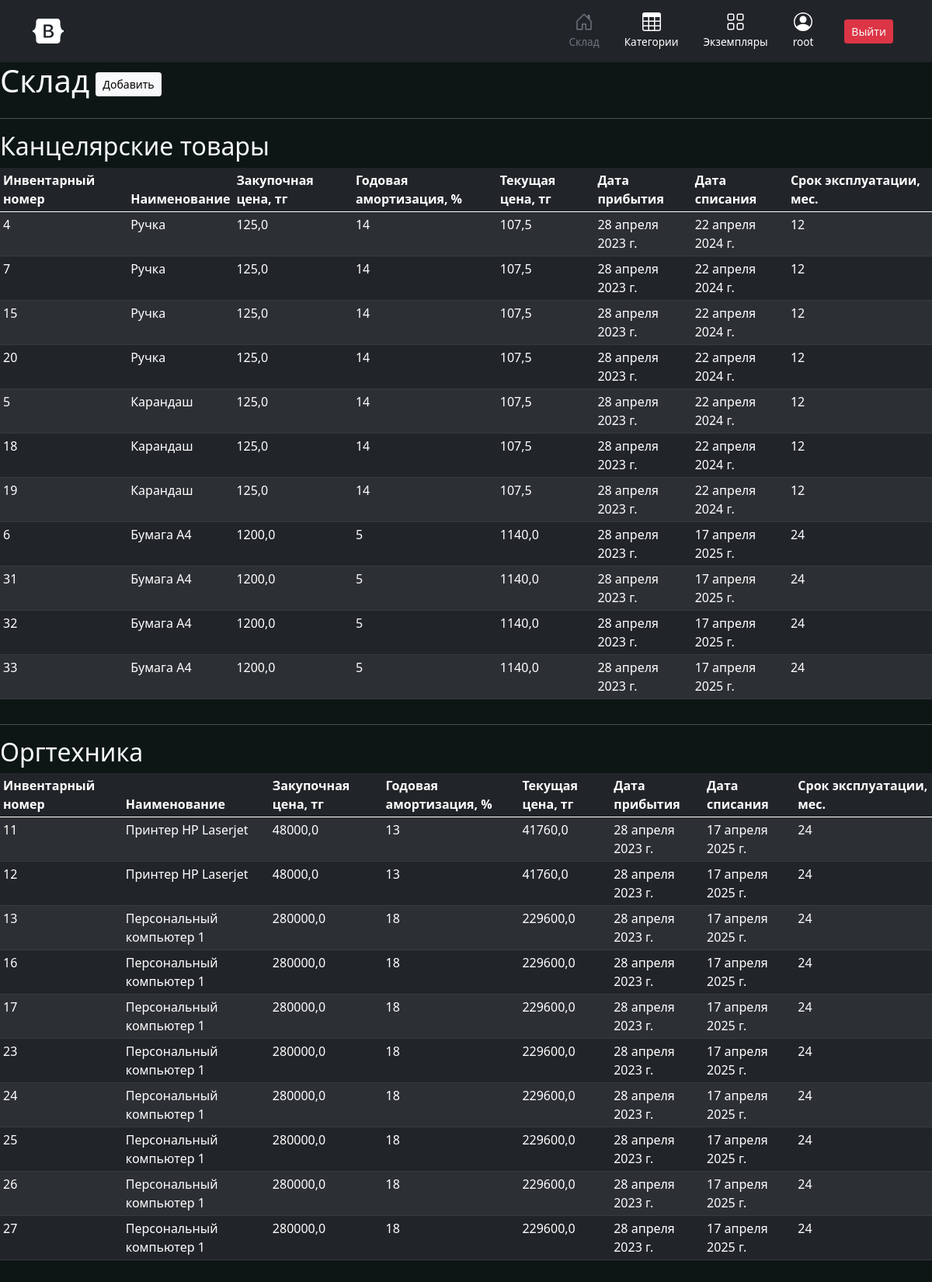
Screenshot of / (signed in, upper part) with the database file from the repository.
### users/models.py (models this page shows, shortened)
class CustomUser(AbstractUser):
    pass

### audit/models.py (models this page shows, shortened)
class Category(models.Model):
    name = models.CharField(unique=True, max_length=60)
    description = models.TextField()
    def __str__(self):
        return self.name

class Storage(models.Model):
    item = models.ForeignKey(to=Item, on_delete=models.CASCADE)
    receive_date = models.DateField(auto_now_add=True)
    expiration_date = models.DateField()
    current_price = models.FloatField(default=0.0)

class Item(models.Model):
    name = models.CharField(max_length=60)
    category = models.ForeignKey(to=Category, on_delete=models.CASCADE)
    price = models.FloatField()
    amortization = models.IntegerField()
    is_monthly_amortizations = models.BooleanField(default=False)
    operation_life = models.IntegerField()
    def __str__(self):
        return self.name

### users/views.py (the view)
# urls.py: path('', home, name='home'),
@login_required(login_url="login/")
def home(request):
    if request.method == 'POST':
        for _ in range(int(request.POST['amount'])):
            form = audit_forms.StorageForm(request.POST)
            if form.is_valid():
                form.save()
        return redirect('home')
    cats = {}
    categories = audit_models.Category.objects.all()
    for cat in categories:
        objs = audit_models.Storage.objects.filter(item__category=cat)
        cats[str(cat)] = objs
    context = {
        'form': audit_forms.StorageForm,
        'cats': cats
    }
    return render(request, 'home.html', context)

### templates/home.html (shortened to what this page needs)
{% extends 'base.html' %}
{% block content %}
  <div class="d-flex  align-items-center">
    <h1>Склад</h1>
    <div class="ms-2"><button class="btn btn-sm btn-light" type="button" data-bs-toggle="collapse" data-bs-target="#collapseExample" aria-expanded="false" aria-controls="collapseExample">
      Добавить
    </button></div>
  </div>
  {% for cat, items in cats.items %}
<hr color="white">
  <h2>{{cat}}</h2>
    <div class="table-responsive">
        <table class="table table-striped table-dark table-sm">
          <thead>
            <tr>
              <th scope="col">Инвентарный номер</th>
              <th scope="col">Наименование</th>
              <th scope="col">Закупочная цена, тг</th>
              <th scope="col">Годовая амортизация, %</th>
              <th scope="col">Текущая цена, тг</th>
              <th scope="col">Дата прибытия</th>
              <th scope="col">Дата списания</th>
              <th scope="col">Срок эксплуатации, мес.</th>
            </tr>
          </thead>
          <tbody>
            {% for i in items %}
          <tr>
            <td>{{ i.pk }}</td>
            <td>{{ i.item.name }}</td>
            <td>{{ i.item.price }}</td>
            <td>{{ i.item.amortization }}</td>
            <td>{{ i.current_price }}</td>
            <td>{{ i.receive_date }}</td>
            <td>{{ i.expiration_date }}</td>
            <td>{{ i.item.operation_life }}</td>
          </tr>
          {% endfor %}
          </tbody>
        </table>
      </div>
  {% endfor %}
{% endblock %}

### templates/base.html (shortened to what this page needs)
<!DOCTYPE html>
<html>
<head>
    <link href="https://cdn.jsdelivr.net/npm/bootstrap@5.0.2/dist/css/bootstrap.min.css" rel="stylesheet"
>
</head>
<body style="background-color:#0d1615;">
<main>
    <header>
        <div class="px-3 py-2 bg-dark">
            <div class="container">
                <div class="d-flex flex-wrap align-items-center justify-content-center justify-content-lg-start">
                    <a href="/"
                       class="d-flex align-items-center my-2 my-lg-0 me-lg-auto text-white text-decoration-none">
                        <svg class="bi me-2" width="40" height="32" role="img" aria-label="Bootstrap">
                            <use xlink:href="#bootstrap"/>
                        </svg>
                    </a>
                    <ul class="nav col-12 col-lg-auto my-2 justify-content-center my-md-0 text-small">
                        <li>
                            <a href="{% url 'home' %}" class="nav-link text-secondary">
                                <svg class="bi d-block mx-auto mb-1" width="24" height="24">
                                    <use xlink:href="#home"/>
                                </svg>
                                Склад
                            </a>
                        </li>
                        <li>
                            <a href="{% url 'categories' %}" class="nav-link text-white">
                                <svg class="bi d-block mx-auto mb-1" width="24" height="24">
                                    <use xlink:href="#table"/>
                                </svg>
                                Категории
                            </a>
                        </li>
                        <li>
                            <a href="{% url 'items' %}" class="nav-link text-white">
                                <svg class="bi d-block mx-auto mb-1" width="24" height="24">
                                    <use xlink:href="#grid"/>
                                </svg>
                                Экземпляры
                            </a>
                        </li>
                        <li>
                            <a href="#" class="nav-link text-white">
                                <svg class="bi d-block mx-auto mb-1" width="24" height="24">
                                    <use xlink:href="#people-circle"/>
                                </svg>
                                {% if user.is_authenticated %}
                                  {{ user.username }}
                                {% else %}
                                  Войдите в аккаунт
                                {% endif %}
                            </a>
                        </li>
                        <li class="ms-4 d-flex align-items-center justify-content-center">
                            <div>
                                {% if user.is_authenticated %}
                              <a class="btn btn-sm btn-danger text-light me-2" href="{% url 'logout' %}">Выйти</a>
                            {% else %}
                              <a class="btn btn-sm btn-light text-dark me-2" href="{% url 'login' %}">Войти</a>
                            {% endif %}
                            </div>
                        </li>
                    </ul>
                </div>
            </div>
        </div>
    </header>
    <div class="text-light">
    {% block content %}
    {% endblock %}
    </div>
</main>
</body>
</html>

### templates/base.html (style rules this page uses)
.bi { vertical-align: -.125em; fill: currentColor; }
.text-small { font-size: 85%; }

### rows the page displays
CustomUser: username "root"
Category: cats "Канцелярские товары"
Storage: pk "4", item.name "Ручка", item.price "125,0", item.amortization "14", current_price "107,5", receive_date "28 апреля 2023 г.", expiration_date "22 апреля 2024 г.", item.operation_life "12"
Storage: pk "7", item.name "Ручка", item.price "125,0", item.amortization "14", current_price "107,5", receive_date "28 апреля 2023 г.", expiration_date "22 апреля 2024 г.", item.operation_life "12"
Storage: pk "15", item.name "Ручка", item.price "125,0", item.amortization "14", current_price "107,5", receive_date "28 апреля 2023 г.", expiration_date "22 апреля 2024 г.", item.operation_life "12"
Storage: pk "20", item.name "Ручка", item.price "125,0", item.amortization "14", current_price "107,5", receive_date "28 апреля 2023 г.", expiration_date "22 апреля 2024 г.", item.operation_life "12"
Storage: pk "5", item.name "Карандаш", item.price "125,0", item.amortization "14", current_price "107,5", receive_date "28 апреля 2023 г.", expiration_date "22 апреля 2024 г.", item.operation_life "12"
Storage: pk "18", item.name "Карандаш", item.price "125,0", item.amortization "14", current_price "107,5", receive_date "28 апреля 2023 г.", expiration_date "22 апреля 2024 г.", item.operation_life "12"
Storage: pk "19", item.name "Карандаш", item.price "125,0", item.amortization "14", current_price "107,5", receive_date "28 апреля 2023 г.", expiration_date "22 апреля 2024 г.", item.operation_life "12"
Storage: pk "6", item.name "Бумага А4", item.price "1200,0", item.amortization "5", current_price "1140,0", receive_date "28 апреля 2023 г.", expiration_date "17 апреля 2025 г.", item.operation_life "24"
Storage: pk "31", item.name "Бумага А4", item.price "1200,0", item.amortization "5", current_price "1140,0", receive_date "28 апреля 2023 г.", expiration_date "17 апреля 2025 г.", item.operation_life "24"
Storage: pk "32", item.name "Бумага А4", item.price "1200,0", item.amortization "5", current_price "1140,0", receive_date "28 апреля 2023 г.", expiration_date "17 апреля 2025 г.", item.operation_life "24"
Storage: pk "33", item.name "Бумага А4", item.price "1200,0", item.amortization "5", current_price "1140,0", receive_date "28 апреля 2023 г.", expiration_date "17 апреля 2025 г.", item.operation_life "24"
Category: cats "Оргтехника"
Storage: pk "11", item.name "Принтер HP Laserjet", item.price "48000,0", item.amortization "13", current_price "41760,0", receive_date "28 апреля 2023 г.", expiration_date "17 апреля 2025 г.", item.operation_life "24"
Storage: pk "12", item.name "Принтер HP Laserjet", item.price "48000,0", item.amortization "13", current_price "41760,0", receive_date "28 апреля 2023 г.", expiration_date "17 апреля 2025 г.", item.operation_life "24"
Storage: pk "13", item.name "Персональный компьютер 1", item.price "280000,0", item.amortization "18", current_price "229600,0", receive_date "28 апреля 2023 г.", expiration_date "17 апреля 2025 г.", item.operation_life "24"
Storage: pk "16", item.name "Персональный компьютер 1", item.price "280000,0", item.amortization "18", current_price "229600,0", receive_date "28 апреля 2023 г.", expiration_date "17 апреля 2025 г.", item.operation_life "24"
Storage: pk "17", item.name "Персональный компьютер 1", item.price "280000,0", item.amortization "18", current_price "229600,0", receive_date "28 апреля 2023 г.", expiration_date "17 апреля 2025 г.", item.operation_life "24"
Storage: pk "23", item.name "Персональный компьютер 1", item.price "280000,0", item.amortization "18", current_price "229600,0", receive_date "28 апреля 2023 г.", expiration_date "17 апреля 2025 г.", item.operation_life "24"
Storage: pk "24", item.name "Персональный компьютер 1", item.price "280000,0", item.amortization "18", current_price "229600,0", receive_date "28 апреля 2023 г.", expiration_date "17 апреля 2025 г.", item.operation_life "24"
Storage: pk "25", item.name "Персональный компьютер 1", item.price "280000,0", item.amortization "18", current_price "229600,0", receive_date "28 апреля 2023 г.", expiration_date "17 апреля 2025 г.", item.operation_life "24"
Storage: pk "26", item.name "Персональный компьютер 1", item.price "280000,0", item.amortization "18", current_price "229600,0", receive_date "28 апреля 2023 г.", expiration_date "17 апреля 2025 г.", item.operation_life "24"
Storage: pk "27", item.name "Персональный компьютер 1", item.price "280000,0", item.amortization "18", current_price "229600,0", receive_date "28 апреля 2023 г.", expiration_date "17 апреля 2025 г.", item.operation_life "24"
